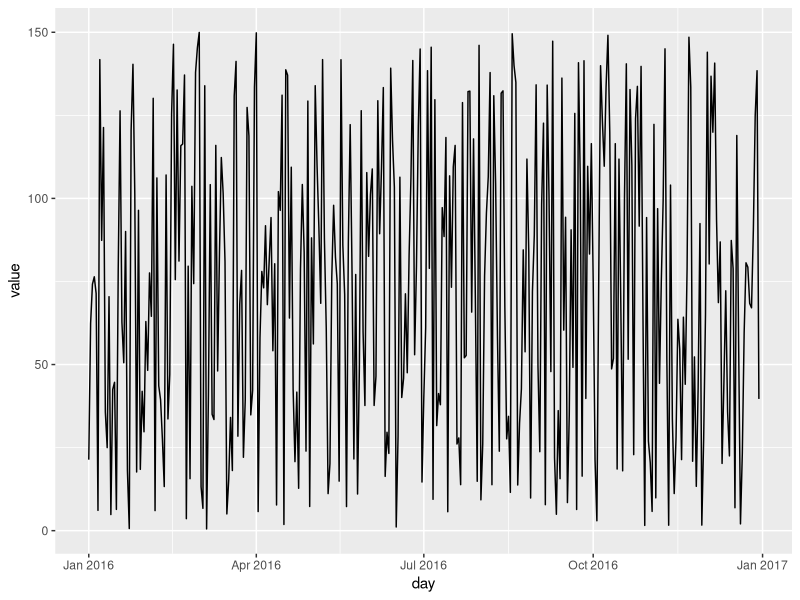
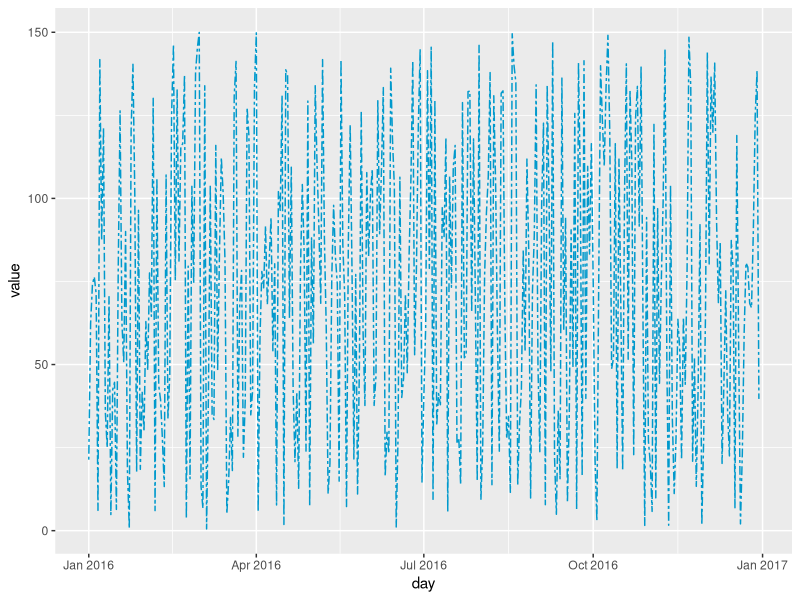
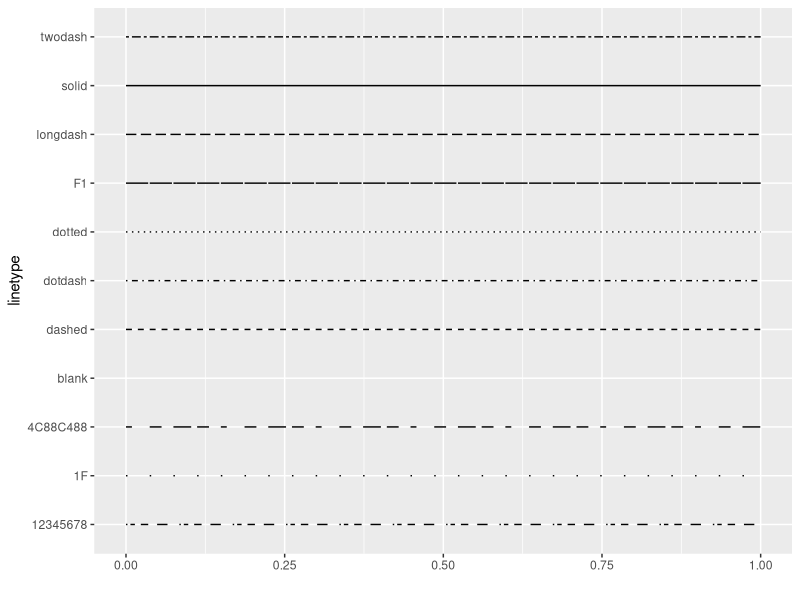

These charts were generated, in order, by the following R code:
## ---- chunk 1
library(lubridate)
library(ggplot2)
## ---- chunk 2
df = data.frame(day = ymd('2016-01-01') + 0:364,
                value = runif(n = 365, min = 0, max = 150 ))
head(df)
## ---- chunk 3
ggplot(df, aes(x = day, y = value)) +
  geom_line()
## ---- chunk 4
ggplot(df, aes(x = day, y = value)) +
  geom_line(color = '#0099cc', size = 0.5, linetype = 'twodash')
## ---- chunk 5
d=data.frame(lt=c("blank", "solid", "dashed", "dotted", "dotdash", "longdash", "twodash", "1F", "F1", "4C88C488", "12345678"))
ggplot() +
scale_x_continuous(name="", limits=c(0,1)) +
scale_y_discrete(name="linetype") +
scale_linetype_identity() +
geom_segment(data=d, mapping=aes(x=0, xend=1, y=lt, yend=lt, linetype=lt))
